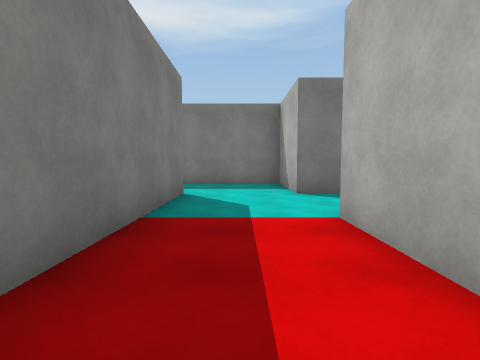
View 1 (above)

24 first-person views from a walk through a Unity game level. The camera is 1.4 m above the floor, tilts 4° down and sees 85° across. The floor is counted in squares, 2 m on a side. Each view is taken from the middle of a square. On the plan, view 1 faces up. The plan holds only what a view shows up to about 9 squares ahead; the rest is blank. The player is left out. Surface patterns are stand-ins for the level's own textures.

View 2
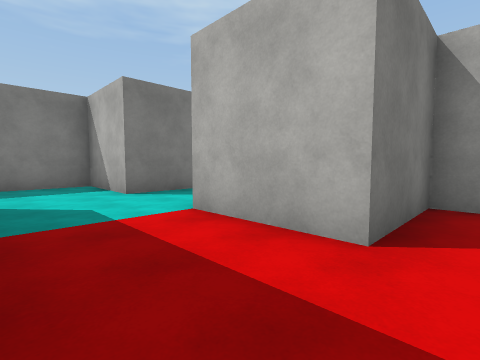

View 3
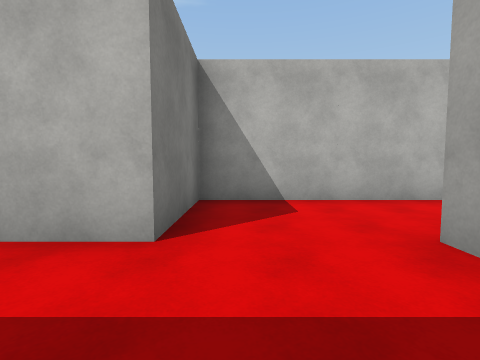

View 4
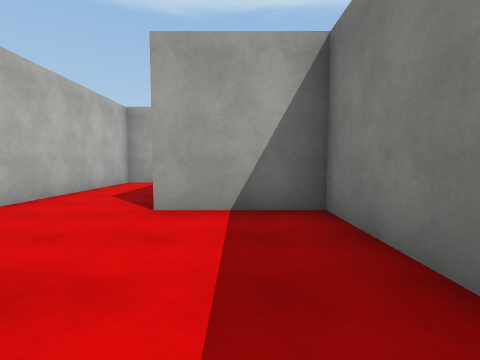

View 5
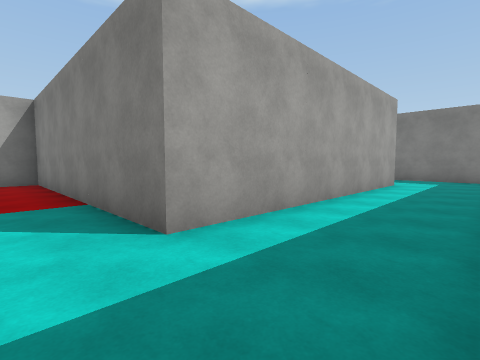

View 6
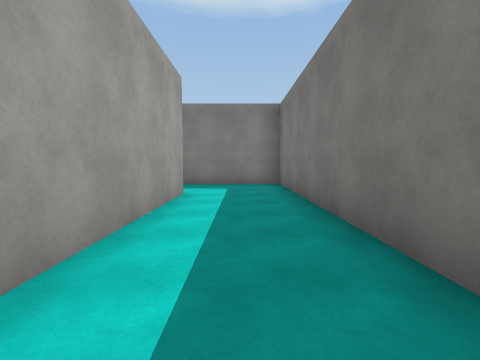

View 7
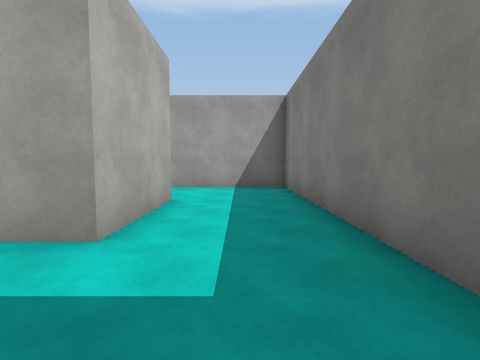

View 8
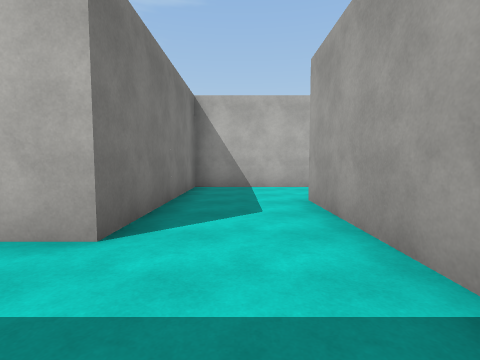

View 9
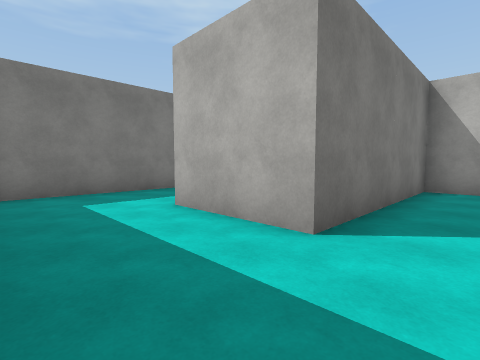

View 10
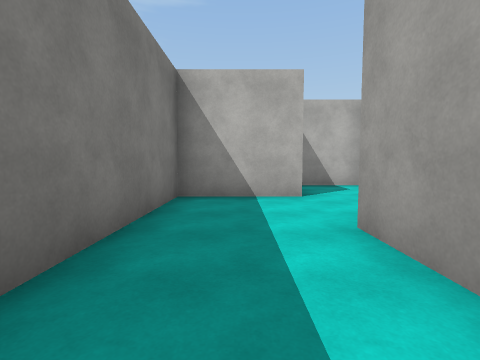

View 11
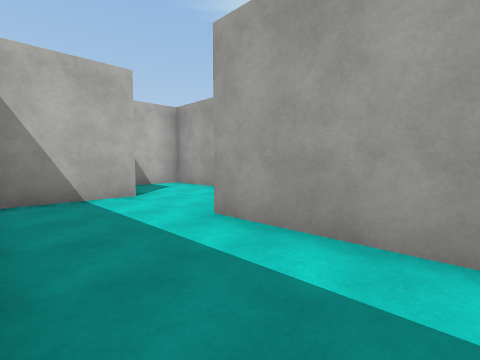

View 12
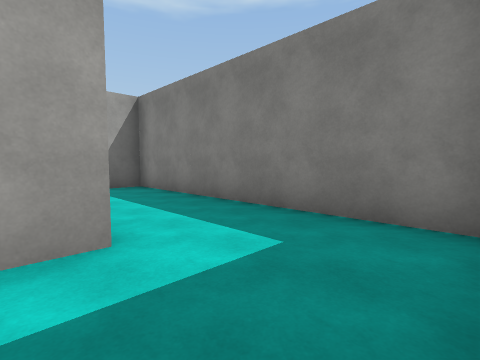

View 13
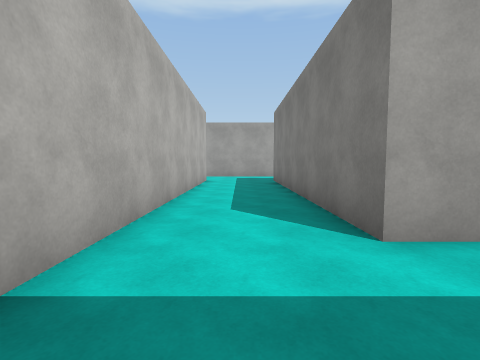

View 14
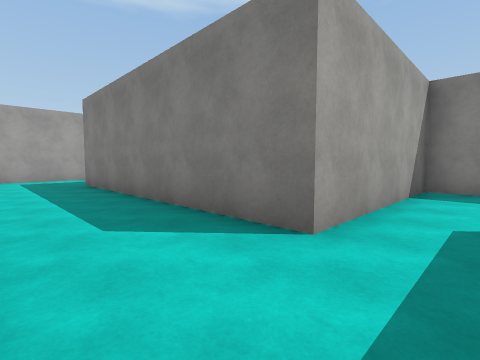

View 15
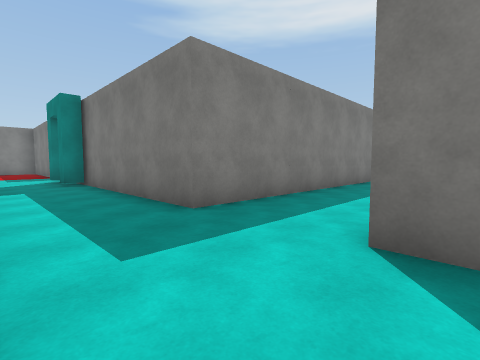

View 16
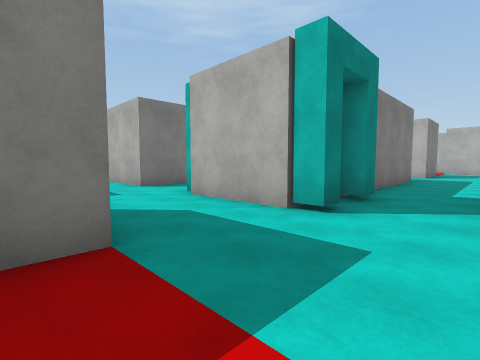

View 17
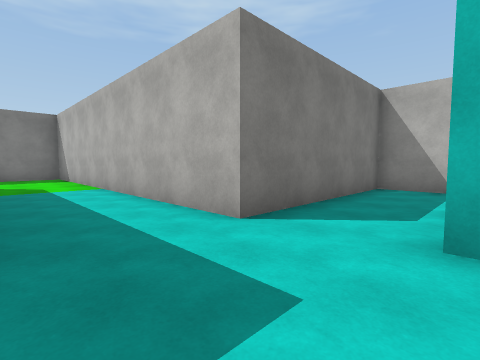

View 18
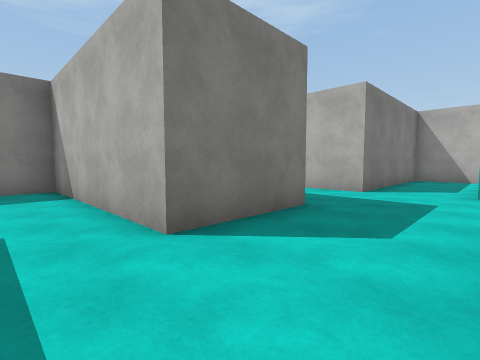

View 19
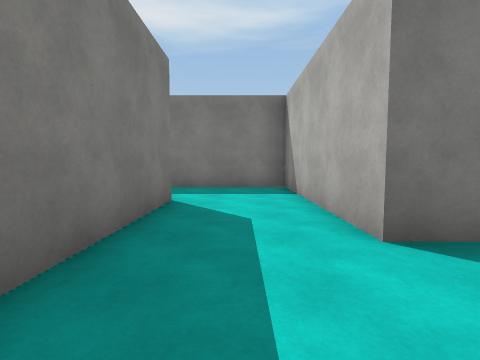

View 20
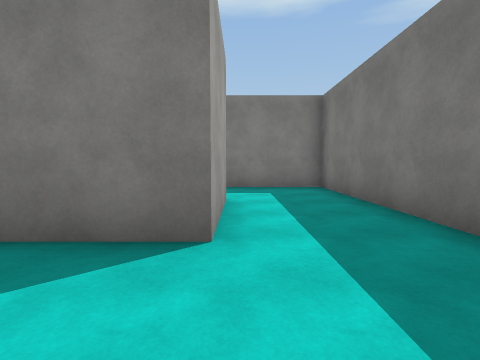

View 21
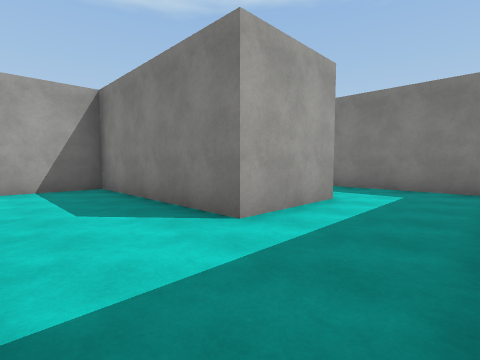

View 22
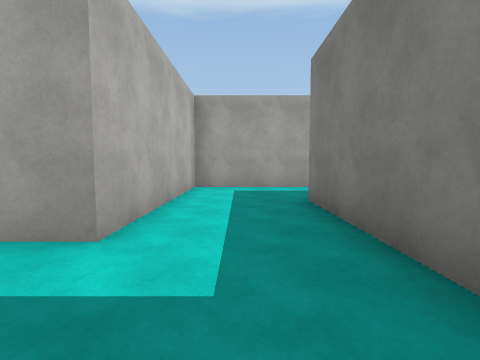

View 23
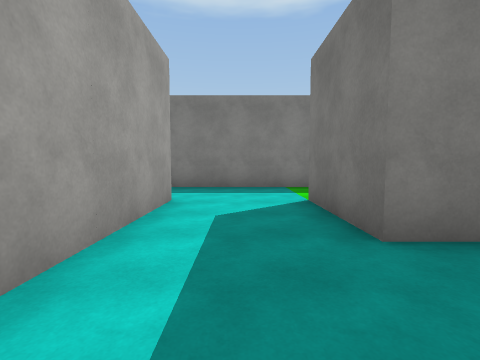

View 24
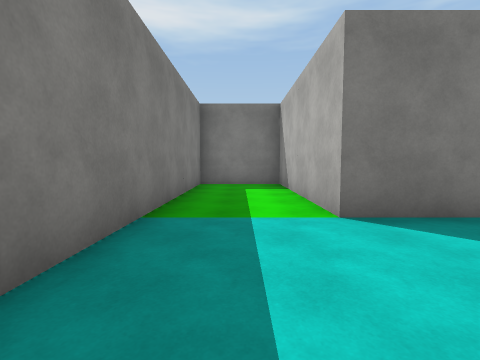

### Floor plan
Points are (right, up) in squares from view 1. A wall is a line through its corners. A room is listed if a view was taken in it or the views show most of it. See-through windows are left out.
Room 1 (views 1, 2, 3, 4, 5, 6, 7, 8, 9, 10, 11, 12, 13, 14, 15)
walls: (-3.8, -6) (-3.8, 3.2) (-8.7, 3.2) (-8.7, 5.8) (-1.3, 5.8) (-1.3, -1.8) (1.2, -1.8); (-3, -6.7) (-3.8, -6.7); (-5.6, -9.2) (-4.5, -9.2); (1.8, 3.2) (3.7, 3.2) (3.7, 5.2); (2.9, -6.7) (3.7, -6.7) (3.7, 0.7) (1.3, 0.7) (1.3, 3.2); (-11.7, -6.8) (-11.7, -7.3) (-12.2, -7.3); (-4.2, 8.2) (-11.3, 8.2) (-11.3, 0.8) (-6.3, 0.8) (-6.3, -6.7) (-12, -6.7); (3, 5.7) (1.3, 5.7) (1.3, 8.2) (-2.8, 8.2); (-13.1, -7.3) (-13.7, -7.3)
ways out: opening at (-13.5, -8.5) to room 2
Room 2 (views 16, 17, 18, 19, 20, 21, 22, 23, 24)
walls: (-28.8, -4.2) (-23.8, -4.2) (-23.8, 0.8) (-21.2, 0.8) (-21.2, -4.2) (-19.2, -4.2); (-16.1, -1.8) (-18.7, -1.8) (-18.7, 3.2) (-26.3, 3.2) (-26.3, -1.8) (-28.7, -1.8) (-28.7, 3.2) (-31.2, 3.2) (-31.2, -5); (-16.1, -6.7) (-17, -6.7); (-13.7, -7.3) (-13.7, -4.2); (-12.2, -7.3) (-12.2, -6.8); (-8.7, -3.5) (-8.7, -1.8) (-13.7, -1.8) (-13.7, 6.5)
ways out: opening at (-13.5, -8.5) to room 1

Positions as (right, up) in squares from view 1, and headings:
1: (0, 0), facing up
2: (-1, 0), facing up-right
3: (-1, 0), facing right
4: (0, 2), facing down
5: (0, 8), facing down-left
6: (-3, 7), facing left
7: (-10, 8), facing down
8: (-11, 2), facing right
9: (-11, 2), facing up-right
10: (-4, 7), facing right
11: (-4, 8), facing down-right
12: (-8, 8), facing down-left
13: (-5, 3), facing down
14: (-4, 2), facing down-left
15: (-3, -9), facing up-left
16: (-17, -9), facing up-right
17: (-16, -4), facing up-right
18: (-20, -4), facing up-right
19: (-20, -4), facing up
20: (-19, 1), facing left
21: (-19, 3), facing down-left
22: (-25, 3), facing down
23: (-24, -3), facing left
24: (-30, -5), facing up
